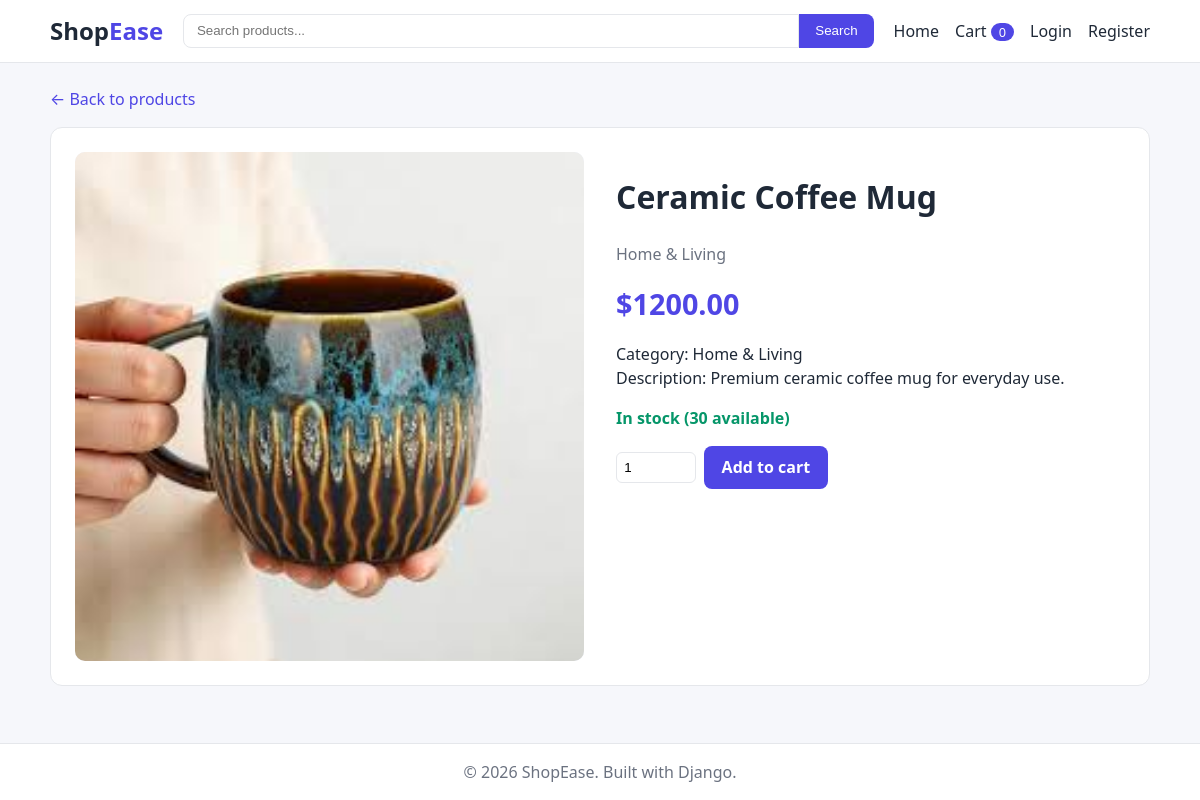
Screenshot of /product/2/ with the database file from the repository.
### shop/models.py (models this page shows, shortened)
class Product(models.Model):
    category = models.ForeignKey(
        Category, on_delete=models.SET_NULL, null=True, blank=True, related_name="products"
    )
    name = models.CharField(max_length=200)
    description = models.TextField(blank=True)
    price = models.DecimalField(max_digits=10, decimal_places=2)
    stock = models.PositiveIntegerField(default=0)
    image_url = models.CharField(
        max_length=500,
        blank=True,
        help_text="Image URL or static path (for example, /static/images/product.jpg)",
    )
    created_at = models.DateTimeField(auto_now_add=True)
    class Meta:
        ordering = ["-created_at"]
    @property
    def in_stock(self):
        return self.stock > 0

class Category(models.Model):
    name = models.CharField(max_length=100, unique=True)
    class Meta:
        verbose_name_plural = "categories"
        ordering = ["name"]

### shop/views.py (the view)
# urls.py: path("product/<int:pk>/", views.product_detail, name="product_detail"),
def product_detail(request, pk):
    product = get_object_or_404(Product, pk=pk)
    return render(request, "product_detail.html", {"product": product})

### shop/context_processors.py (called while the page is built)
def cart_count(request):
    cart = request.session.get("cart", {})
    return {"cart_count": sum(cart.values())}

### templates/product_detail.html (shortened to what this page needs)
{% extends 'base.html' %}
{% block content %}
<a href="{% url 'home' %}" class="back">&larr; Back to products</a>
<div class="detail">
  <div class="detail-img">
    {% if product.image_url %}<img src="{{ product.image_url }}" alt="{{ product.name }}">{% else %}<span class="placeholder big">{{ product.name|slice:":1" }}</span>{% endif %}
  </div>
  <div class="detail-info">
    <h1>{{ product.name }}</h1>
    {% if product.category %}<p class="muted">{{ product.category.name }}</p>{% endif %}
    <p class="price big">${{ product.price }}</p>
    <p>{{ product.description|linebreaksbr }}</p>
    {% if product.in_stock %}
      <p class="in">In stock ({{ product.stock }} available)</p>
      <form action="{% url 'add_to_cart' product.pk %}" method="post" class="row">
        <input type="number" name="quantity" value="1" min="1" max="{{ product.stock }}">
        <button class="btn" type="submit">Add to cart</button>
      </form>
    {% else %}
      <p class="out">Out of stock</p>
    {% endif %}
  </div>
</div>
{% endblock %}

### static/css/style.css (style rules this page uses)
:root { --primary: #4f46e5; --primary-dark: #4338ca; --bg: #f6f7fb; --text: #1f2937; --muted: #6b7280; --border: #e5e7eb; --danger: #dc2626; --ok: #059669; }
* { box-sizing: border-box; }
body { margin: 0; font-family: system-ui, -apple-system, "Segoe UI", Roboto, sans-serif; background: var(--bg); color: var(--text); line-height: 1.5; min-height: 100vh; display: flex; flex-direction: column; }
a { color: var(--primary); text-decoration: none; }
.muted { color: var(--muted); }
.card-img img, .detail-img img { width: 100%; height: 100%; object-fit: cover; display: block; }
.price { font-weight: 700; color: var(--primary); margin: .25rem 0; }
.price.big { font-size: 1.8rem; }
.in { color: var(--ok); font-weight: 600; }
.btn { display: inline-block; background: var(--primary); color: #fff; border: 0; padding: .6rem 1.1rem; border-radius: 8px; cursor: pointer; font: inherit; font-weight: 600; }
.row { display: flex; gap: .5rem; align-items: center; }
.back { display: inline-block; margin-bottom: 1rem; }
.detail { display: grid; grid-template-columns: 1fr 1fr; gap: 2rem; background: #fff; padding: 1.5rem; border-radius: 12px; border: 1px solid var(--border); }
.detail-img { border-radius: 10px; overflow: hidden; background: #eef2ff; }
input[type=number] { width: 80px; padding: .45rem; border: 1px solid var(--border); border-radius: 6px; }

### rows the page displays
Product: image_url (picture), name "Ceramic Coffee Mug", category.name "Home & Living", price "1200.00", description "Category: Home & Living Description: Premium ceramic coffee mug for everyday use.", stock "30"

### other values shown
{{ cart_count }} "0"
